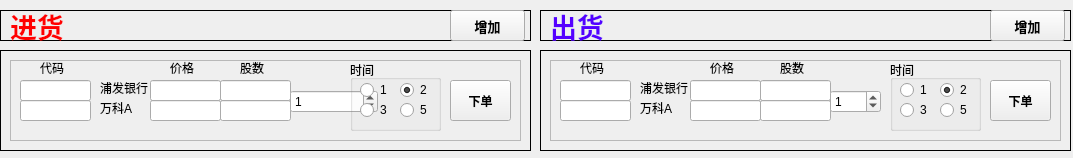
<?xml version="1.0" encoding="UTF-8"?>
<ui version="4.0">
 <class>Form_assistant</class>
 <widget class="QWidget" name="Form_assistant">
  <property name="geometry">
   <rect>
    <x>0</x>
    <y>0</y>
    <width>1073</width>
    <height>158</height>
   </rect>
  </property>
  <property name="windowTitle">
   <string>交易助手</string>
  </property>
  <property name="windowOpacity">
   <double>1.000000000000000</double>
  </property>
  <widget class="QFrame" name="frame">
   <property name="geometry">
    <rect>
     <x>0</x>
     <y>10</y>
     <width>531</width>
     <height>31</height>
    </rect>
   </property>
   <property name="frameShape">
    <enum>QFrame::Shape::Panel</enum>
   </property>
   <widget class="QLabel" name="label">
    <property name="geometry">
     <rect>
      <x>10</x>
      <y>0</y>
      <width>71</width>
      <height>31</height>
     </rect>
    </property>
    <property name="font">
     <font>
      <pointsize>20</pointsize>
      <bold>true</bold>
     </font>
    </property>
    <property name="styleSheet">
     <string notr="true">color: rgb(255, 0, 0);</string>
    </property>
    <property name="text">
     <string>进货</string>
    </property>
   </widget>
   <widget class="QPushButton" name="pushButton_buy_add">
    <property name="geometry">
     <rect>
      <x>450</x>
      <y>0</y>
      <width>75</width>
      <height>31</height>
     </rect>
    </property>
    <property name="font">
     <font>
      <pointsize>10</pointsize>
      <bold>true</bold>
     </font>
    </property>
    <property name="text">
     <string>增加</string>
    </property>
   </widget>
  </widget>
  <widget class="QFrame" name="frame_2">
   <property name="geometry">
    <rect>
     <x>540</x>
     <y>10</y>
     <width>531</width>
     <height>31</height>
    </rect>
   </property>
   <property name="frameShape">
    <enum>QFrame::Shape::Panel</enum>
   </property>
   <property name="frameShadow">
    <enum>QFrame::Shadow::Plain</enum>
   </property>
   <widget class="QLabel" name="label_2">
    <property name="geometry">
     <rect>
      <x>10</x>
      <y>0</y>
      <width>71</width>
      <height>31</height>
     </rect>
    </property>
    <property name="font">
     <font>
      <pointsize>20</pointsize>
      <bold>true</bold>
     </font>
    </property>
    <property name="styleSheet">
     <string notr="true">color: rgb(85, 0, 255);</string>
    </property>
    <property name="text">
     <string>出货</string>
    </property>
   </widget>
   <widget class="QPushButton" name="pushButton_sell_add">
    <property name="geometry">
     <rect>
      <x>450</x>
      <y>0</y>
      <width>75</width>
      <height>31</height>
     </rect>
    </property>
    <property name="font">
     <font>
      <pointsize>10</pointsize>
      <bold>true</bold>
     </font>
    </property>
    <property name="text">
     <string>增加</string>
    </property>
   </widget>
  </widget>
  <widget class="QFrame" name="frame_3">
   <property name="geometry">
    <rect>
     <x>0</x>
     <y>50</y>
     <width>531</width>
     <height>101</height>
    </rect>
   </property>
   <property name="frameShape">
    <enum>QFrame::Shape::Panel</enum>
   </property>
   <widget class="QFrame" name="frame_4">
    <property name="geometry">
     <rect>
      <x>10</x>
      <y>10</y>
      <width>511</width>
      <height>81</height>
     </rect>
    </property>
    <property name="frameShape">
     <enum>QFrame::Shape::StyledPanel</enum>
    </property>
    <widget class="QLabel" name="label_3">
     <property name="geometry">
      <rect>
       <x>30</x>
       <y>0</y>
       <width>31</width>
       <height>16</height>
      </rect>
     </property>
     <property name="text">
      <string>代码</string>
     </property>
    </widget>
    <widget class="QLineEdit" name="lineEdit_buy_symbol_1">
     <property name="geometry">
      <rect>
       <x>10</x>
       <y>20</y>
       <width>71</width>
       <height>21</height>
      </rect>
     </property>
     <property name="frame">
      <bool>true</bool>
     </property>
    </widget>
    <widget class="QLineEdit" name="lineEdit_buy_symbol_2">
     <property name="geometry">
      <rect>
       <x>10</x>
       <y>40</y>
       <width>71</width>
       <height>21</height>
      </rect>
     </property>
     <property name="frame">
      <bool>true</bool>
     </property>
    </widget>
    <widget class="QLabel" name="label_4">
     <property name="geometry">
      <rect>
       <x>90</x>
       <y>20</y>
       <width>49</width>
       <height>16</height>
      </rect>
     </property>
     <property name="text">
      <string>浦发银行</string>
     </property>
    </widget>
    <widget class="QLabel" name="label_5">
     <property name="geometry">
      <rect>
       <x>90</x>
       <y>40</y>
       <width>41</width>
       <height>16</height>
      </rect>
     </property>
     <property name="text">
      <string>万科A</string>
     </property>
    </widget>
    <widget class="QLineEdit" name="lineEdit_buy_price_2">
     <property name="geometry">
      <rect>
       <x>140</x>
       <y>40</y>
       <width>71</width>
       <height>21</height>
      </rect>
     </property>
     <property name="frame">
      <bool>true</bool>
     </property>
    </widget>
    <widget class="QLabel" name="label_6">
     <property name="geometry">
      <rect>
       <x>160</x>
       <y>0</y>
       <width>31</width>
       <height>16</height>
      </rect>
     </property>
     <property name="text">
      <string>价格</string>
     </property>
    </widget>
    <widget class="QLineEdit" name="lineEdit_buy_price_1">
     <property name="geometry">
      <rect>
       <x>140</x>
       <y>20</y>
       <width>71</width>
       <height>21</height>
      </rect>
     </property>
     <property name="frame">
      <bool>true</bool>
     </property>
    </widget>
    <widget class="QLineEdit" name="lineEdit_buy_qty_1">
     <property name="geometry">
      <rect>
       <x>210</x>
       <y>20</y>
       <width>71</width>
       <height>21</height>
      </rect>
     </property>
     <property name="frame">
      <bool>true</bool>
     </property>
    </widget>
    <widget class="QLabel" name="label_7">
     <property name="geometry">
      <rect>
       <x>230</x>
       <y>0</y>
       <width>31</width>
       <height>16</height>
      </rect>
     </property>
     <property name="text">
      <string>股数</string>
     </property>
    </widget>
    <widget class="QLineEdit" name="lineEdit_buy_qty_2">
     <property name="geometry">
      <rect>
       <x>210</x>
       <y>40</y>
       <width>71</width>
       <height>21</height>
      </rect>
     </property>
     <property name="frame">
      <bool>true</bool>
     </property>
    </widget>
    <widget class="QSpinBox" name="spinBox">
     <property name="geometry">
      <rect>
       <x>280</x>
       <y>30</y>
       <width>88</width>
       <height>23</height>
      </rect>
     </property>
     <property name="value">
      <number>1</number>
     </property>
    </widget>
    <widget class="QGroupBox" name="groupBox">
     <property name="geometry">
      <rect>
       <x>340</x>
       <y>0</y>
       <width>91</width>
       <height>71</height>
      </rect>
     </property>
     <property name="title">
      <string>时间</string>
     </property>
     <widget class="QRadioButton" name="radioButton_buy_time_1">
      <property name="geometry">
       <rect>
        <x>10</x>
        <y>20</y>
        <width>31</width>
        <height>20</height>
       </rect>
      </property>
      <property name="text">
       <string>1</string>
      </property>
     </widget>
     <widget class="QRadioButton" name="radioButton_buy_time_2">
      <property name="geometry">
       <rect>
        <x>50</x>
        <y>20</y>
        <width>31</width>
        <height>20</height>
       </rect>
      </property>
      <property name="text">
       <string>2</string>
      </property>
      <property name="checked">
       <bool>true</bool>
      </property>
     </widget>
     <widget class="QRadioButton" name="radioButton_buy_time_3">
      <property name="geometry">
       <rect>
        <x>10</x>
        <y>40</y>
        <width>31</width>
        <height>20</height>
       </rect>
      </property>
      <property name="text">
       <string>3</string>
      </property>
     </widget>
     <widget class="QRadioButton" name="radioButton_buy_time_5">
      <property name="geometry">
       <rect>
        <x>50</x>
        <y>40</y>
        <width>31</width>
        <height>20</height>
       </rect>
      </property>
      <property name="text">
       <string>5</string>
      </property>
     </widget>
    </widget>
    <widget class="QPushButton" name="pushButton_buy_order">
     <property name="geometry">
      <rect>
       <x>440</x>
       <y>20</y>
       <width>61</width>
       <height>41</height>
      </rect>
     </property>
     <property name="font">
      <font>
       <bold>true</bold>
      </font>
     </property>
     <property name="text">
      <string>下单</string>
     </property>
    </widget>
   </widget>
  </widget>
  <widget class="QFrame" name="frame_5">
   <property name="geometry">
    <rect>
     <x>540</x>
     <y>50</y>
     <width>531</width>
     <height>101</height>
    </rect>
   </property>
   <property name="frameShape">
    <enum>QFrame::Shape::Panel</enum>
   </property>
   <widget class="QFrame" name="frame_6">
    <property name="geometry">
     <rect>
      <x>10</x>
      <y>10</y>
      <width>511</width>
      <height>81</height>
     </rect>
    </property>
    <property name="frameShape">
     <enum>QFrame::Shape::StyledPanel</enum>
    </property>
    <widget class="QLabel" name="label_8">
     <property name="geometry">
      <rect>
       <x>30</x>
       <y>0</y>
       <width>31</width>
       <height>16</height>
      </rect>
     </property>
     <property name="text">
      <string>代码</string>
     </property>
    </widget>
    <widget class="QLineEdit" name="lineEdit_buy_symbol_3">
     <property name="geometry">
      <rect>
       <x>10</x>
       <y>20</y>
       <width>71</width>
       <height>21</height>
      </rect>
     </property>
     <property name="frame">
      <bool>true</bool>
     </property>
    </widget>
    <widget class="QLineEdit" name="lineEdit_buy_symbol_4">
     <property name="geometry">
      <rect>
       <x>10</x>
       <y>40</y>
       <width>71</width>
       <height>21</height>
      </rect>
     </property>
     <property name="frame">
      <bool>true</bool>
     </property>
    </widget>
    <widget class="QLabel" name="label_9">
     <property name="geometry">
      <rect>
       <x>90</x>
       <y>20</y>
       <width>49</width>
       <height>16</height>
      </rect>
     </property>
     <property name="text">
      <string>浦发银行</string>
     </property>
    </widget>
    <widget class="QLabel" name="label_10">
     <property name="geometry">
      <rect>
       <x>90</x>
       <y>40</y>
       <width>41</width>
       <height>16</height>
      </rect>
     </property>
     <property name="text">
      <string>万科A</string>
     </property>
    </widget>
    <widget class="QLineEdit" name="lineEdit_buy_price_3">
     <property name="geometry">
      <rect>
       <x>140</x>
       <y>40</y>
       <width>71</width>
       <height>21</height>
      </rect>
     </property>
     <property name="frame">
      <bool>true</bool>
     </property>
    </widget>
    <widget class="QLabel" name="label_11">
     <property name="geometry">
      <rect>
       <x>160</x>
       <y>0</y>
       <width>31</width>
       <height>16</height>
      </rect>
     </property>
     <property name="text">
      <string>价格</string>
     </property>
    </widget>
    <widget class="QLineEdit" name="lineEdit_buy_price_4">
     <property name="geometry">
      <rect>
       <x>140</x>
       <y>20</y>
       <width>71</width>
       <height>21</height>
      </rect>
     </property>
     <property name="frame">
      <bool>true</bool>
     </property>
    </widget>
    <widget class="QLineEdit" name="lineEdit_buy_qty_3">
     <property name="geometry">
      <rect>
       <x>210</x>
       <y>20</y>
       <width>71</width>
       <height>21</height>
      </rect>
     </property>
     <property name="frame">
      <bool>true</bool>
     </property>
    </widget>
    <widget class="QLabel" name="label_12">
     <property name="geometry">
      <rect>
       <x>230</x>
       <y>0</y>
       <width>31</width>
       <height>16</height>
      </rect>
     </property>
     <property name="text">
      <string>股数</string>
     </property>
    </widget>
    <widget class="QLineEdit" name="lineEdit_buy_qty_4">
     <property name="geometry">
      <rect>
       <x>210</x>
       <y>40</y>
       <width>71</width>
       <height>21</height>
      </rect>
     </property>
     <property name="frame">
      <bool>true</bool>
     </property>
    </widget>
    <widget class="QSpinBox" name="spinBox_2">
     <property name="geometry">
      <rect>
       <x>280</x>
       <y>30</y>
       <width>51</width>
       <height>23</height>
      </rect>
     </property>
     <property name="value">
      <number>1</number>
     </property>
    </widget>
    <widget class="QGroupBox" name="groupBox_2">
     <property name="geometry">
      <rect>
       <x>340</x>
       <y>0</y>
       <width>91</width>
       <height>71</height>
      </rect>
     </property>
     <property name="title">
      <string>时间</string>
     </property>
     <widget class="QRadioButton" name="radioButton_sell_time_1">
      <property name="geometry">
       <rect>
        <x>10</x>
        <y>20</y>
        <width>31</width>
        <height>20</height>
       </rect>
      </property>
      <property name="text">
       <string>1</string>
      </property>
     </widget>
     <widget class="QRadioButton" name="radioButton_sell_time_2">
      <property name="geometry">
       <rect>
        <x>50</x>
        <y>20</y>
        <width>31</width>
        <height>20</height>
       </rect>
      </property>
      <property name="text">
       <string>2</string>
      </property>
      <property name="checked">
       <bool>true</bool>
      </property>
     </widget>
     <widget class="QRadioButton" name="radioButton_sell_time_3">
      <property name="geometry">
       <rect>
        <x>10</x>
        <y>40</y>
        <width>31</width>
        <height>20</height>
       </rect>
      </property>
      <property name="text">
       <string>3</string>
      </property>
     </widget>
     <widget class="QRadioButton" name="radioButton_sell_time_5">
      <property name="geometry">
       <rect>
        <x>50</x>
        <y>40</y>
        <width>31</width>
        <height>20</height>
       </rect>
      </property>
      <property name="text">
       <string>5</string>
      </property>
     </widget>
    </widget>
    <widget class="QPushButton" name="pushButton_sell_order">
     <property name="geometry">
      <rect>
       <x>440</x>
       <y>20</y>
       <width>61</width>
       <height>41</height>
      </rect>
     </property>
     <property name="font">
      <font>
       <bold>true</bold>
      </font>
     </property>
     <property name="text">
      <string>下单</string>
     </property>
    </widget>
   </widget>
  </widget>
 </widget>
 <resources/>
 <connections/>
</ui>
